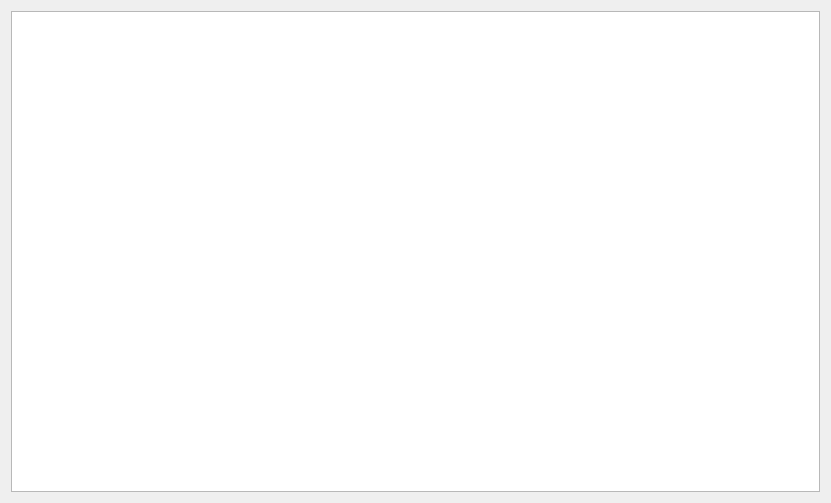
<?xml version="1.0" encoding="UTF-8"?>
<ui version="4.0">
 <class>Form</class>
 <widget class="QWidget" name="Form">
  <property name="geometry">
   <rect>
    <x>0</x>
    <y>0</y>
    <width>831</width>
    <height>503</height>
   </rect>
  </property>
  <property name="windowTitle">
   <string>siweidaotu</string>
  </property>
  <layout class="QGridLayout" name="gridLayout">
   <item row="0" column="0">
    <widget class="QGraphicsView" name="graph">
     <property name="sizePolicy">
      <sizepolicy hsizetype="Expanding" vsizetype="Expanding">
       <horstretch>0</horstretch>
       <verstretch>0</verstretch>
      </sizepolicy>
     </property>
    </widget>
   </item>
  </layout>
 </widget>
 <resources/>
 <connections/>
</ui>
